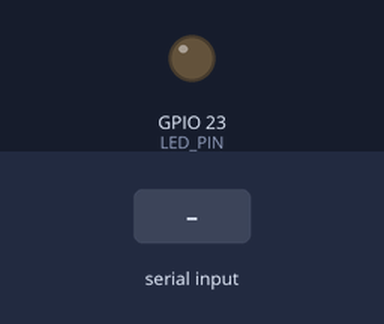
The sketch below on a simulated ESP32. On the bench: output pins drawn as LEDs (lit = HIGH). The inputs (shaded band) are chosen by the test bench.

Above: at 1.2 s.
1.3 s: "1" received over Serial
At 2.5 s:
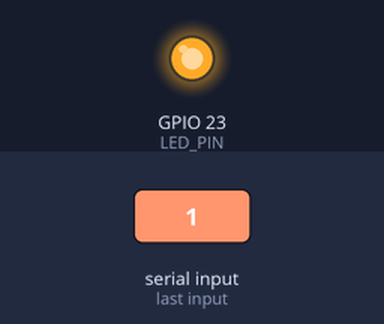
2.8 s: "0" received over Serial
At 3.8 s:
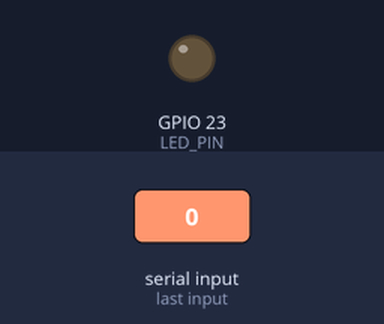
Timing chart, 0 to 5.8 s (numbered marks = the images above; inputs shaded):
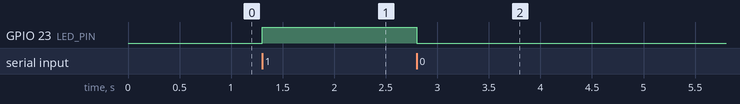

Measured:
- after the input at 1.3 s, GPIO 23 (LED_PIN): LOW → HIGH at once
- after the input at 2.8 s, GPIO 23 (LED_PIN): HIGH → LOW at once

The sketch:

esp32_led.ino
```cpp
// ESP32 DevKit: GPIO 23 -> 220 ohm -> LED anode, cathode -> GND
const int LED_PIN = 23;
void setup() {
  pinMode(LED_PIN, OUTPUT);
  digitalWrite(LED_PIN, LOW);
  Serial.begin(115200);
}
void loop() {
  while (Serial.available()) {
    char c = Serial.read();
    if (c == '1') digitalWrite(LED_PIN, HIGH);
    if (c == '0') digitalWrite(LED_PIN, LOW);
  }
}
```
